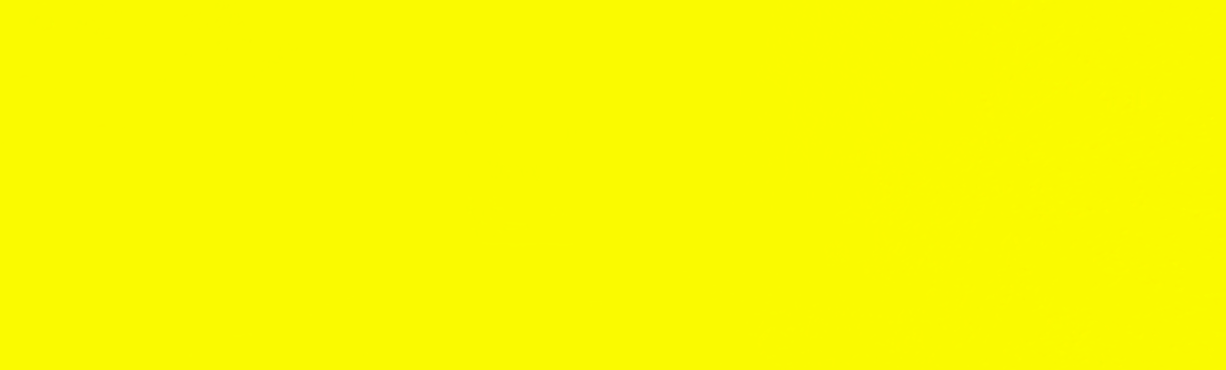
%> input picture OpticalFlow/LKflow_000157_10.png, 1226 x 370 px; the run also reads 1 picture not shown here
$ octave opticalFlow.m   (GNU Octave 9; MATLAB toolbox functions it lacks are replaced by stand-ins)
%> lines starting %> are read from the running program, lines starting %| are printed output that depends on the picture; in (x1, y1, x2, y2) boxes, pixels count from 0 and x2, y2 are one past the last pixel; in counts of white or black regions, pixels touching at a corner belong together; the program's own positions count from 1
### OpticalFlow/flow_read.m
function F = flow_read (filename)
%> called with filename = 'OpticalFlow/LKflow_000157_10.png'
% loads flow field F from png file
% for details see readme.txt

I = double(imread(filename));

F_u = (I(:,:,1)-2^15)/64;
F_v = (I(:,:,2)-2^15)/64;
F_valid = min(I(:,:,3),1);
%> F_valid: size 370x1226 double; every value is 1
F_u(F_valid==0) = 0;
F_v(F_valid==0) = 0;
F(:,:,1) = F_u;
F(:,:,2) = F_v;
F(:,:,3) = F_valid;
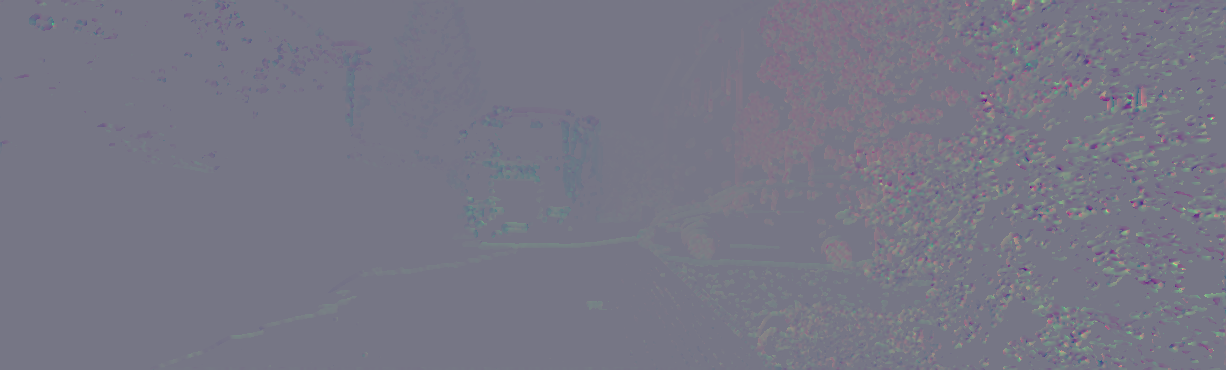
%> F: size 370x1226x3 double; mean R, G, B 0.0655, 0.0322, 1; drawn with min black and max white

### opticalFlow.m
disp('Evaluation of MSEN and PEPN');
%First we read the results for optical flow estimation (estimation and GT)
%Estimation for 000045_10
%FlowEstimation = flow_read('OpticalFlow/LKflow_000045_10.png');
%FlowGT  = flow_read('OpticalFlow/000045_10.png');
%Estimation for 000157_10
FlowEstimation = flow_read('OpticalFlow/LKflow_000157_10.png');
FlowGT  = flow_read('OpticalFlow/000157_10.png');
%> call 2 of flow_read, with filename = 'OpticalFlow/000157_10.png'
%> in flow_read (call 2), `F_u = (I(:,:,1)-2^15)/64;`:
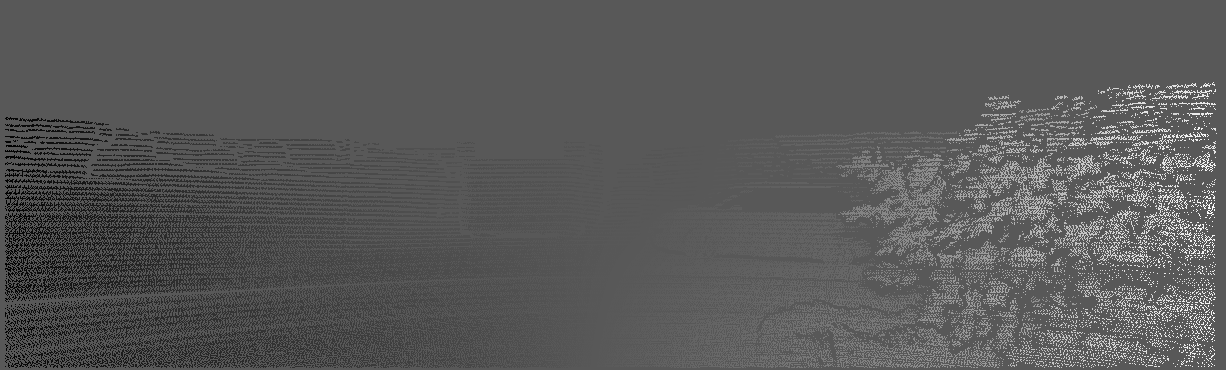
%> F_u: size 370x1226 double; min -6.17, max 11.59, mean 0.0564; drawn with min black and max white
%> in flow_read (call 2), `F_v = (I(:,:,2)-2^15)/64;`:
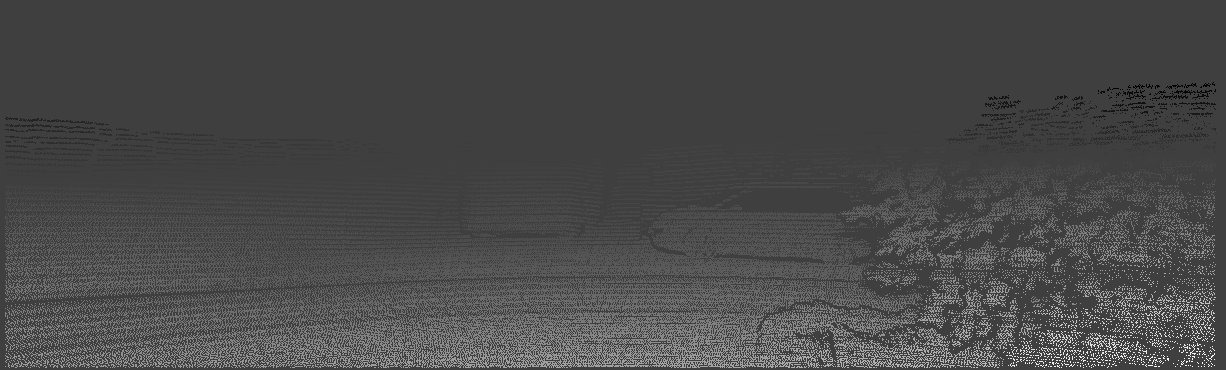
%> F_v: size 370x1226 double; min -1.22, max 3.7, mean 0.192; drawn with min black and max white
%> in flow_read (call 2), `F_valid = min(I(:,:,3),1);`:
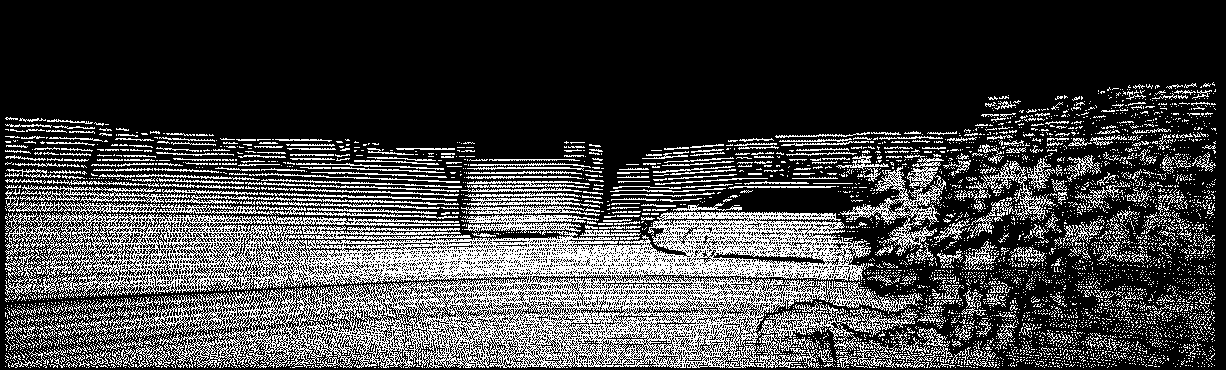
%> F_valid: size 370x1226 double; values 0 (black) and 1 (white), 25.7% white in thin lines or dots, all inside (x1, y1, x2, y2) = (5, 82, 1217, 368)
%> in flow_read (call 2), `F(:,:,3) = F_valid;`:
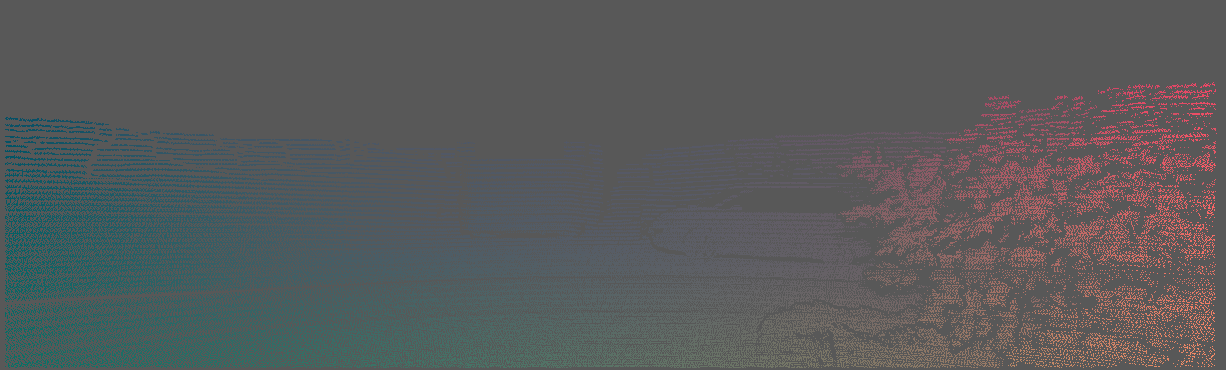
%> F: size 370x1226x3 double; mean R, G, B 0.0564, 0.192, 0.257; drawn with min black and max white
%Now we estimate the mean square error in non occluded areas
%Du and dv represent the two direction components of motion vectors after
%applying the Lucas-Kanade algorithm. The third dimmesion determine wether
%a pixel correspond or not to an occluded area.
FlowGT_du  = shiftdim(FlowGT(:,:,1));
FlowGT_dv  = shiftdim(FlowGT(:,:,2));
FlowGT_val = shiftdim(FlowGT(:,:,3));
FlowEstimation_du = shiftdim(FlowEstimation(:,:,1));
FlowEstimation_dv = shiftdim(FlowEstimation(:,:,2));
Error_du = FlowGT_du-FlowEstimation_du;
Error_dv = FlowGT_dv-FlowEstimation_dv;
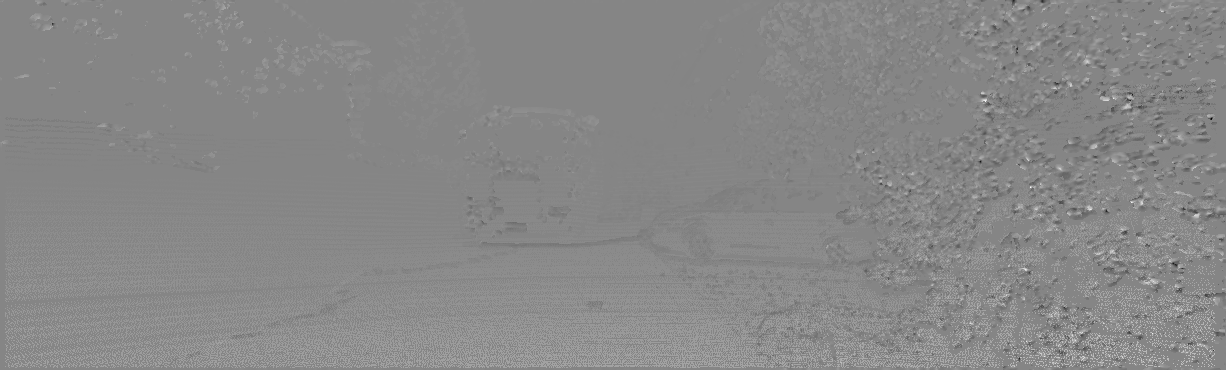
%> Error_dv: size 370x1226 double; min -8.69, max 7.88, mean 0.16; drawn with min black and max white
MSEN = sqrt(Error_du.^2+Error_dv.^2);
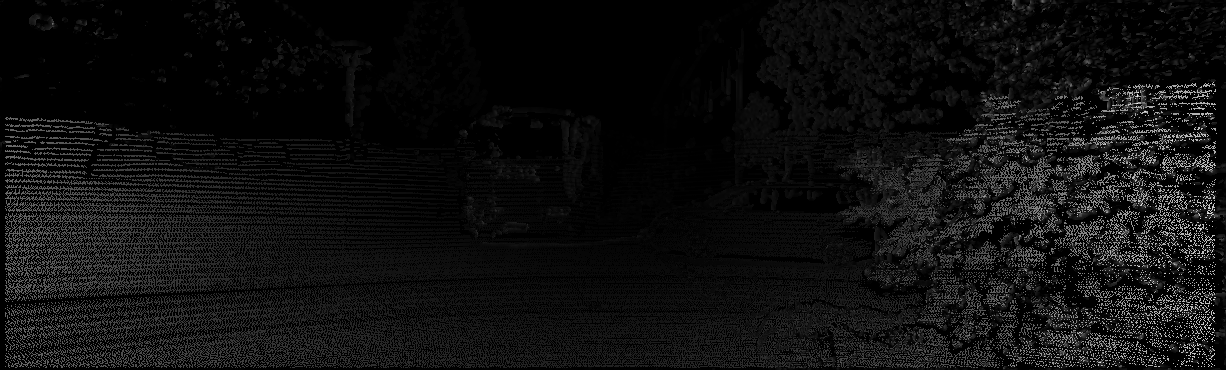
%> MSEN: size 370x1226 double; min 0, max 14.53, mean 0.88; drawn with min black and max white
%We only have into account the error corresponding to occluded areas.
MSEN(FlowGT_val==0) = 0;
%We get the number of pixels with a motion vector error greater than 3
numErrPixels = sum(sum(MSEN>3));
%> numErrPixels = 39740
%We calculate the total amount of pixels in non occluded areas
numTotPixels = sum(sum(FlowGT_val));
%> numTotPixels = 116719
%Finally we compute PEPN
PEPN = numErrPixels / numTotPixels;
%> PEPN = 0.34
%The results are shown
disp('Results:');
%> (the run ends here)
